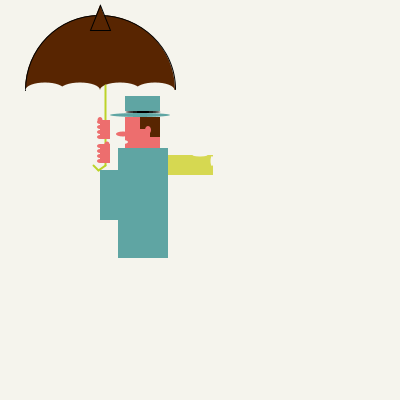
Frame 1 (no input)
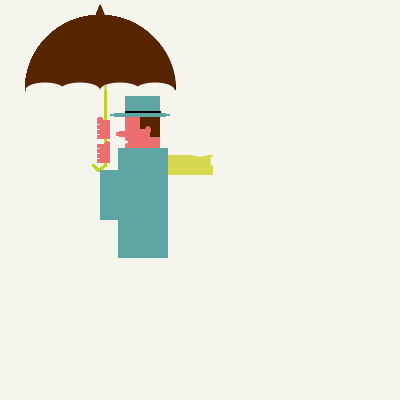
Frame 60 (the mouse pressed at the canvas centre just before this capture)
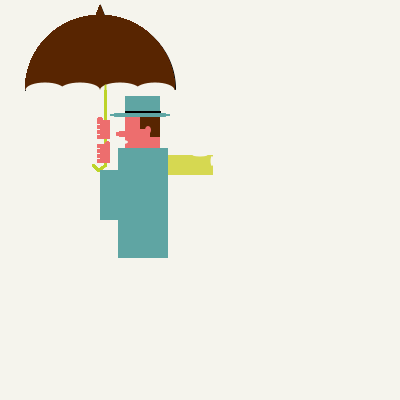
Frame 120 (the mouse held since frame 60 and released just before this capture)

The Processing sketch that drew these frames (run headless with seeded random() and noise(); from frame 60 on, the mouse is pressed at the canvas centre):

// Processing sketch: Lab_2
// ── Lab_2.pde
float r,g,b;
float x,y;

void setup()
{
  size(400,400);
  background(#F5F4ED);
  //x = random(30, width-30);  //set the value of x,y
 // y = random(height-60);
}



void draw()
{
  //x=100;
 // y=100;
 //Draw the umbrella - rotated
  pushMatrix();
      translate(100,90);  //origin at 100,100
     // rotate(-PI/6);    //rotate when done with verical
      //x=50; y=150;
      
      
      //translate(x,y);
      fill(#582501); //fill brown
      //arc(x,y,150,150,PI,2*PI);
      arc(0,0,150,150,PI,2*PI);  //big arc
      //triangle(0-10,y-60, x, y-85, x+10, y-60);
      triangle(-10,-60, 0, -85, 10, -60);  //top of umbrella
      fill(#F5F4ED);  //fill color backgound
      noStroke();
      //arc(x-55,y, 39, 15, PI, 2*PI);
      //arc(x-20,y, 40, 15, PI, 2*PI);
      //arc(x+20,y, 40, 15, PI, 2*PI);
      //arc(x+55,y, 39, 15, PI, 2*PI);
      //small arc at background color for waving 
      arc(-55,0, 39, 15, PI, 2*PI);
      arc(-20,0, 40, 15, PI, 2*PI);
      arc(+20,0, 40, 15, PI, 2*PI);
      arc(+55,0, 39, 15, PI, 2*PI);
      
      //draw the handle of the umbrella
      stroke(#BCD329);
      strokeWeight(2);
      //line(x+5, y-5, x+5, y+60);
      line(+5, -5, +5, +75);
      line(+5, +75, -2, +80);
      line(-2, 80, -7, 75);
      noStroke();
      
      //draw the hand of the man
      fill(#ED6E6E);
      rect(0,54,10,19);
      ellipse(7,54,5,5);
      ellipse(0,56,6,4);
      ellipse(0,61,6,4);
      ellipse(0,66,6,4);
      ellipse(0,71,6,4);
     
      rect(0,30,10,19);
      ellipse(0,30,5,6);
      ellipse(0,32,6,4);
      ellipse(0,37,6,4);
      ellipse(0,42,6,4);
      ellipse(0,47,6,4);
      
      //draw hat
      fill(#5FA5A3);  //top 
      rect(25,6,35,15);
      fill(0);
      ellipse(43,22,35,2);  //the line
      fill(#5FA5A3);
      ellipse(40,25,60,4);  //bottom of hat
      
      //draw face
      fill(#ED6E6E);      //match with hand
      rect(25,27,35,32);  //face
      ellipse(23,44,14,5);//nose
      fill(#F5F4ED);      //fill background color
      ellipse(23,52,10,4);//mouth
      fill(#582501);  //hair
      rect(40,27,20,12);
      rect(50,37,10,10);
      fill(#ED6E6E);  //match with face
      ellipse(48,40,6,8);  //ear
      
      //draw body
      fill(#5FA5A3); //match with hat
      rect(18,58,50,110);
      rect(0,80,20,50);
      //arc(15,70,20,20,-PI/2,PI/3);
      fill(#D6D851);
      rect(68,65,45,20);
      fill(#F5F4ED);
      ellipse(112,71,3,10);
      ellipse(100,65,15,3);
      
      
   popMatrix();
  
  //Draw the man.
  
    
    
    
  //background(#F5F4ED);
 
 // pushMatrix();
   /* raindrops
    strokeWeight(2);  //create thickness for the raindrop
    stroke(#3EBFAE);  //fill the color for the raindrop
   // fill(#3EBFAE);
   for(x = random(30, width-30),y = random(height-60);
       x<width-30 && y<height-60; x++, y++)
      line(x, y, x+30, y+60);  //draw the line - raindrop
     */ 
 // popMatrix();

  
}
